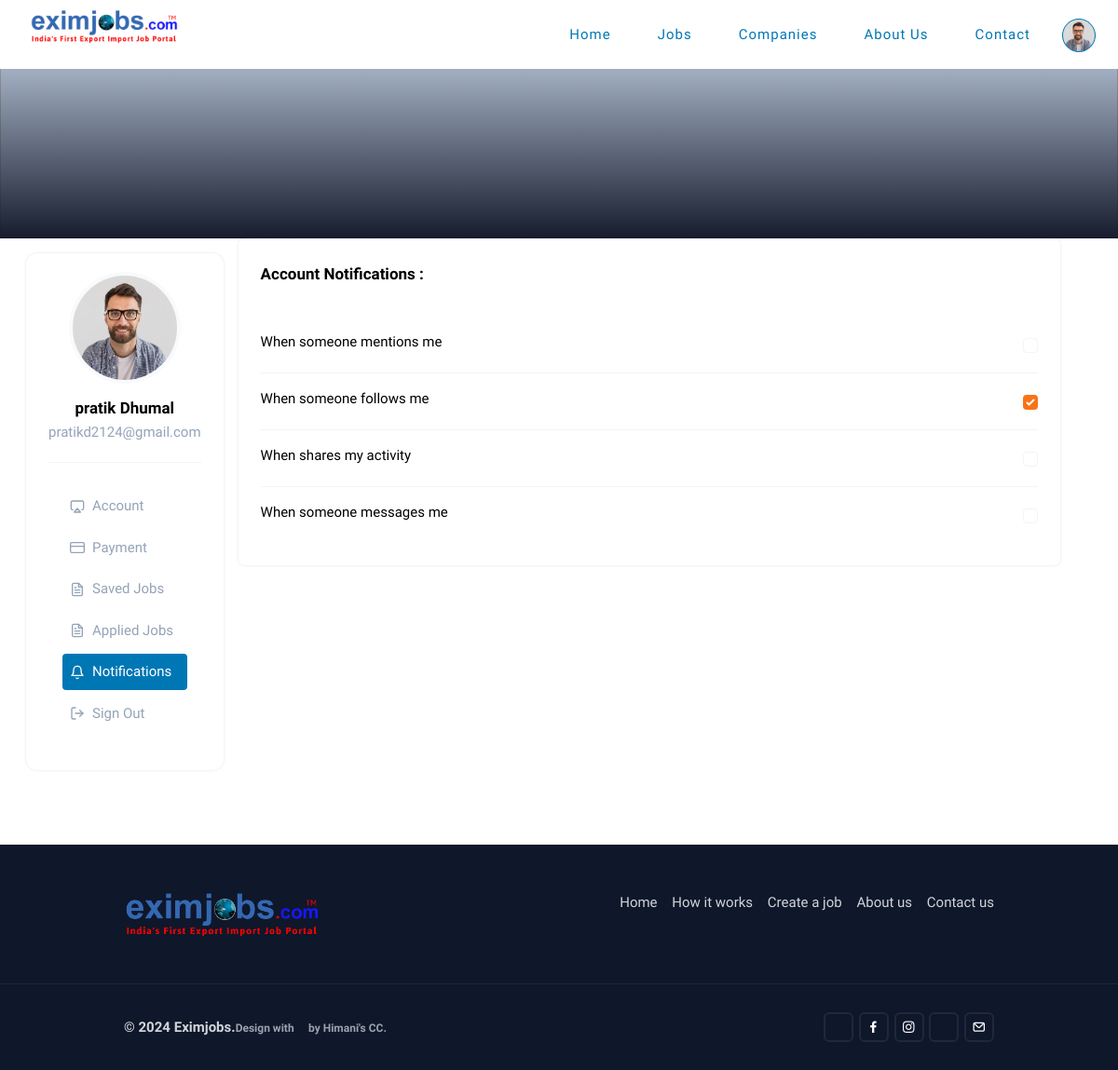
The app's page /candidate-notification (signed in) with its own data.
### Authentication/models.py (models this page shows, shortened)
class User(AbstractUser):
    id = models.UUIDField(primary_key=True, default=uuid.uuid4, editable=False)
    phone = models.CharField(max_length=20,null=True,blank=True)
    gender = models.CharField(max_length=10, null=True,blank=True)
    address = models.TextField(null=True, blank=True)
    city = models.CharField(max_length=10000, null=True, blank=True)
    state = models.CharField(max_length=200, null=True, blank=True)
    nearest_station = models.CharField(max_length=200, null=True, blank=True)
    pincode = models.CharField(max_length=20, null=True, blank=True)
    otp = models.CharField(max_length=6, null=True, blank=True)
    whatsapp = models.CharField(max_length=20,blank=True, null=True)
    dob = models.DateField(blank=True, null=True)
    is_verified = models.BooleanField(default=False)
    newsletter = models.BooleanField(default=False)
    account_type = models.CharField(max_length=20,default="Employee")
    subscription = models.BooleanField(default=False)
    end_date = models.DateField(null=True, blank=True)

### Authentication/views.py (the view)
# urls.py: path('candidate-notification', candidate_notification, name='candidate-notification'),
def candidate_notification(request):
    return render(request, "client/candidate-notification.html", {'title': 'Notifications'})

### templates/client/candidate-notification.html (shortened to what this page needs)
{% extends "client/template.html" %}
{% load static %}
{% block content %}
<section class="relative lg:pb-24 pb-16">
    <div class="container-fluid relative">
        <div class="profile-banner relative text-transparent">
            <div class="relative shrink-0">
                <img src="" class="h-64 w-full object-cover bg-blue-100" id="profile-banner" alt="">
                <div class="absolute inset-0 bg-gradient-to-b from-transparent to-black"></div>
                <label class="absolute inset-0 cursor-pointer" for="pro-banner"></label>
            </div>
        </div>
    </div>
    <div class="md:px-12 px-3 relative " style="">
        <div class="md:flex">
            <div class="md:w-1/4 md:px-3 p-4">
                <div class="relative md:-mt-48 -mt-32">
                    <div class="p-6 rounded-xl shadow dark:shadow-gray-800 bg-white dark:bg-slate-900">
                        <div class="profile-pic text-center mb-5">
                            <div>
                                <div class="relative size-28 mx-auto">
                                    <img src="../../static/assets/images/team/01.jpg" class="rounded-full shadow dark:shadow-gray-800 ring-4 ring-slate-50 dark:ring-slate-800" id="profile-image" alt="">
                                    <label class="absolute inset-0 cursor-pointer" for="pro-img"></label>
                                </div>
                                <div class="mt-4">
                                    <h5 class="text-lg font-semibold">{{request.user.first_name}} {{request.user.last_name}}</h5>
                                    <p class="text-slate-400">{{request.user.email}} </p>
                                </div>
                            </div>
                        </div>
                        <div class="border-t border-gray-100 dark:border-gray-700">
                            <ul class="list-none sidebar-nav mb-0  py-6  rounded flex md:block overflow-hidden " id="navmenu-nav">
                                <li class="navbar-item account-menu">
                                    <a href="{% url 'candidate-profile'%}" class="navbar-link p-2 text-slate-400 flex items-center py-2 rounded">
                                        <span class="me-2 mb-0"><i data-feather="airplay" class="size-4"></i></span>
                                        <h6 class="mb-0 font-medium">Account</h6>
                                    </a>
                                </li>
                                <li class="navbar-item account-menu">
                                    <a href="{% url 'candidate-subscription'%}" class="navbar-link p-2 text-slate-400 flex items-center py-2 rounded">
                                        <span class="me-2 mb-0"><i data-feather="credit-card" class="size-4"></i></span>
                                        <h6 class="mb-0 font-medium">Payment</h6>
                                    </a>
                                </li>
                                <li class="navbar-item account-menu">
                                    <a href="{% url 'candidate-favourite'%}" class="navbar-link p-2 text-slate-400 flex items-center py-2 rounded">
                                        <span class="me-2 mb-0"><i data-feather="file-text" class="size-4"></i></span>
                                        <h6 class="mb-0 font-medium">Saved Jobs</h6>
                                    </a>
                                </li>
                                <li class="navbar-item account-menu">
                                    <a href="{% url 'candidate-applied'%}" class="navbar-link p-2 text-slate-400 flex items-center py-2 rounded">
                                        <span class="me-2 mb-0"><i data-feather="file-text" class="size-4"></i></span>
                                        <h6 class="mb-0 font-medium">Applied Jobs</h6>
                                    </a>
                                </li>
                                <li class="navbar-item account-menu">
                                    <a href="{% url 'candidate-notification'%}" class="navbar-link p-2 text-slate-400 flex items-center py-2 rounded">
                                        <span class="me-2 mb-0"><i data-feather="bell" class="size-4"></i></span>
                                        <h6 class="mb-0 font-medium">Notifications</h6>
                                    </a>
                                </li>
                                <li class="navbar-item account-menu">
                                    <a href="" class="navbar-link p-2 text-slate-400 flex items-center py-2 rounded">
                                        <span class="me-2 mb-0"><i data-feather="log-out" class="size-4"></i></span>
                                        <h6 class="mb-0 font-medium">Sign Out</h6>
                                    </a>
                                </li>
                            </ul>
                        </div>
                    </div>
                </div>
            </div>
            <div class="md:w-3/4 md:px-14 mt-6 md:mt-0">
                <div class="rounded-md shadow dark:shadow-gray-800 bg-white dark:bg-slate-900">
                    <div class="p-6 border-b border-gray-100 dark:border-gray-700">
                        <h5 class="text-lg font-semibold">Account Notifications :</h5>
                    </div>
                    <div class="p-6">
                        <div class="flex justify-between pb-4">
                            <h6 class="mb-0 font-medium">When someone mentions me</h6>
                            <div class="">
                                <input class="form-checkbox rounded border-gray-100 dark:border-gray-800 text-orange-500 focus:border-orange-300 focus:ring focus:ring-offset-0 focus:ring-orange-200 focus:ring-opacity-50" type="checkbox" value="" id="noti1">
                            </div>
                        </div>
                        <div class="flex justify-between py-4 border-t border-gray-100 dark:border-gray-700">
                            <h6 class="mb-0 font-medium">When someone follows me</h6>
                            <div class="">
                                <input class="form-checkbox rounded border-gray-100 dark:border-gray-800 text-orange-500 focus:border-orange-300 focus:ring focus:ring-offset-0 focus:ring-orange-200 focus:ring-opacity-50" type="checkbox" value="" checked="" id="noti2">
                            </div>
                        </div>
                        <div class="flex justify-between py-4 border-t border-gray-100 dark:border-gray-700">
                            <h6 class="mb-0 font-medium">When shares my activity</h6>
                            <div class="">
                                <input class="form-checkbox rounded border-gray-100 dark:border-gray-800 text-orange-500 focus:border-orange-300 focus:ring focus:ring-offset-0 focus:ring-orange-200 focus:ring-opacity-50" type="checkbox" value="" id="noti3">
                            </div>
                        </div>
                        <div class="flex justify-between py-4 border-t border-gray-100 dark:border-gray-700">
                            <h6 class="mb-0 font-medium">When someone messages me</h6>
                            <div class="">
                                <input class="form-checkbox rounded border-gray-100 dark:border-gray-800 text-orange-500 focus:border-orange-300 focus:ring focus:ring-offset-0 focus:ring-orange-200 focus:ring-opacity-50" type="checkbox" value="" id="noti4">
                            </div>
                        </div>
                    </div>
                </div>
            </div>
    </div>
</section>
{% endblock content %}

### static/assets/css/bg-color.css (style rules this page uses)
.bg-white { background-color: rgb(255 255 255); }
.bg-blue-100 { background-color: rgb(219 234 254); }

### static/assets/css/padding-margin.css (style rules this page uses)
.p-2 { padding: 0.5rem; }
.py-2 { padding-top: 0.5rem; }
.px-3 { padding-left: 0.75rem; }
.p-4 { padding: 1rem; }
.py-4 { padding-top: 1rem; }
.pb-4 { padding-bottom: 1rem; }
.p-6 { padding: 1.5rem; }
.py-6 { padding-top: 1.5rem; }
.pb-16 { padding-bottom: 4rem; }

### records on screen
User: user.first_name "pratik", user.last_name "Dhumal", user.email "pratikd2124@gmail.com"
